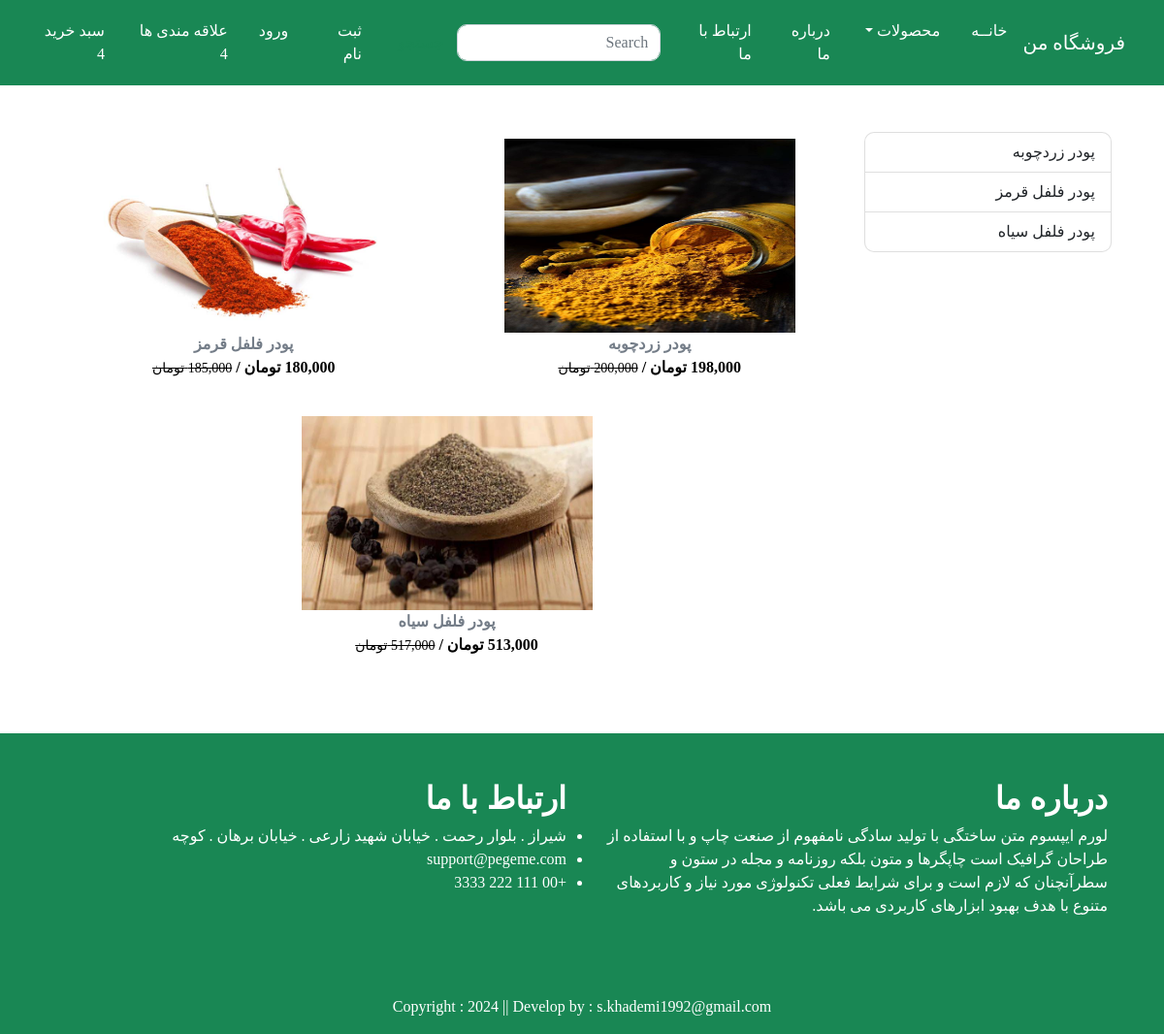
The app's page /category/AD, older data.
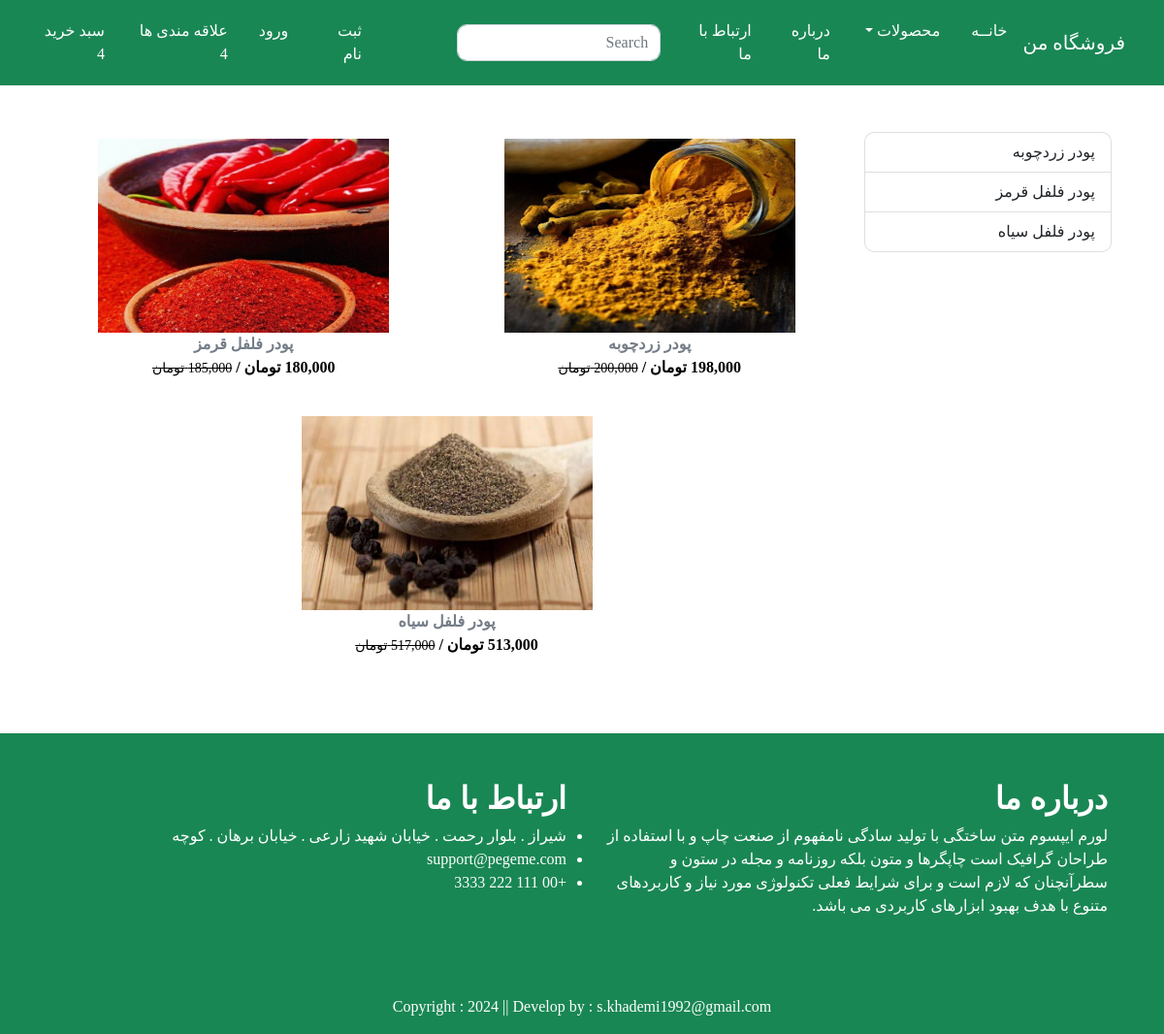
The same page, newer data.
### app/models.py (models this page shows, shortened)
class Product(models.Model):
    title = models.CharField(max_length=100)
    selling_price = models.DecimalField(default=0, decimal_places=0, max_digits=12)
    discounted_price = models.DecimalField(default=0, decimal_places=0, max_digits=12, null=True, blank=True)
    description = models.TextField()
    category = models.CharField(choices=CATEGORY_CHOICES, max_length=2)
    product_image = models.ImageField(upload_to='product')

### app/views.py (the view)
# urls.py: path('category/<slug:val>', views.CategoryView.as_view(), name='category'),
class CategoryView(View):
    def get(self, request, val):
        product = Product.objects.filter(category=val)
        title = Product.objects.filter(category=val).values('title')
        return render(request, 'app/category.html', locals())

### app/templates/app/category.html (shortened to what this page needs)
{% extends 'app/base.html' %}
{% load static %}
{% load humanize %}
{% block main-content %}
    <div class="container my-5">
        <div class="row">
            <div class="col-sm-3">
                <div class="list-group">
                    {% for val in title %}
                        <a href="{% url 'category-title' val.title %}" class="list-group-item list-group-item-action" aria-current="true">{{ val.title }}</a>
                    {% endfor %}
                </div>
            </div>
            <div class="col-sm-9">
                <div class="row">
                    {% for prod in product %}
                        <div class="col text-center mb-4">
                            <a href="{% url 'product-detail' prod.id %}" class="btn">
                                <div>
                                    <img src="{{ prod.product_image.url }}" width="300px" height="200px"/>
                                    <div class="fw-bold">{{ prod.title }}</div>
                                    <div class="fw-bold table-danger">
                                        {{ prod.discounted_price | intcomma }} تومان /
                                        <small class="fw-light text-decoration-line-through">
                                            {{ prod.selling_price | intcomma }} تومان
                                        </small>
                                    </div>
                                </div>
                            </a>
                        </div>
                    {% endfor %}
                </div>
            </div>
        </div>
    </div>
{% endblock main-content %}

Row changes from the older to the newer data that the page shows:
changed Product "پودر زردچوبه": product_image: a different picture
changed Product "پودر فلفل قرمز": product_image: a different picture
